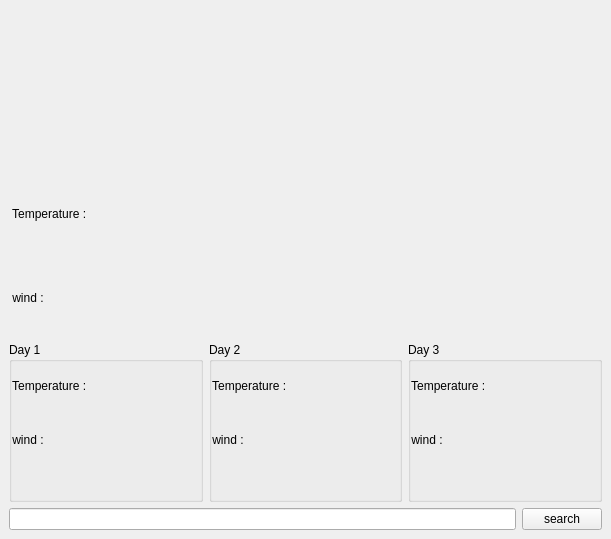
<?xml version="1.0" encoding="UTF-8"?>
<ui version="4.0">
 <class>MainWindow</class>
 <widget class="QMainWindow" name="MainWindow">
  <property name="geometry">
   <rect>
    <x>0</x>
    <y>0</y>
    <width>611</width>
    <height>539</height>
   </rect>
  </property>
  <property name="windowTitle">
   <string>weather</string>
  </property>
  <widget class="QWidget" name="centralwidget">
   <layout class="QVBoxLayout" name="verticalLayout">
    <item>
     <widget class="QLabel" name="label">
      <property name="text">
       <string/>
      </property>
     </widget>
    </item>
    <item>
     <layout class="QGridLayout" name="gridLayout">
      <item row="0" column="0">
       <widget class="QLabel" name="label_2">
        <property name="text">
         <string> Temperature : </string>
        </property>
       </widget>
      </item>
      <item row="0" column="1">
       <widget class="QLabel" name="lable_temp">
        <property name="text">
         <string/>
        </property>
       </widget>
      </item>
      <item row="1" column="0">
       <widget class="QLabel" name="label_3">
        <property name="text">
         <string> wind : </string>
        </property>
       </widget>
      </item>
      <item row="1" column="1">
       <widget class="QLabel" name="lable_wind">
        <property name="text">
         <string/>
        </property>
       </widget>
      </item>
     </layout>
    </item>
    <item>
     <layout class="QHBoxLayout" name="horizontalLayout_2">
      <item>
       <widget class="QGroupBox" name="groupBox">
        <property name="title">
         <string>Day 1</string>
        </property>
        <widget class="QWidget" name="formLayoutWidget_2">
         <property name="geometry">
          <rect>
           <x>0</x>
           <y>20</y>
           <width>261</width>
           <height>101</height>
          </rect>
         </property>
         <layout class="QGridLayout" name="gridLayout_2">
          <item row="0" column="1">
           <widget class="QLabel" name="lable_temp_2">
            <property name="text">
             <string/>
            </property>
           </widget>
          </item>
          <item row="1" column="1">
           <widget class="QLabel" name="lable_wind_2">
            <property name="text">
             <string/>
            </property>
           </widget>
          </item>
          <item row="1" column="0">
           <widget class="QLabel" name="label_5">
            <property name="text">
             <string> wind : </string>
            </property>
           </widget>
          </item>
          <item row="0" column="0">
           <widget class="QLabel" name="label_4">
            <property name="text">
             <string> Temperature : </string>
            </property>
           </widget>
          </item>
         </layout>
        </widget>
       </widget>
      </item>
      <item>
       <widget class="QGroupBox" name="groupBox_2">
        <property name="title">
         <string>Day 2</string>
        </property>
        <widget class="QWidget" name="formLayoutWidget_3">
         <property name="geometry">
          <rect>
           <x>0</x>
           <y>20</y>
           <width>261</width>
           <height>101</height>
          </rect>
         </property>
         <layout class="QGridLayout" name="gridLayout_4">
          <item row="0" column="0">
           <widget class="QLabel" name="label_8">
            <property name="text">
             <string> Temperature : </string>
            </property>
           </widget>
          </item>
          <item row="0" column="1">
           <widget class="QLabel" name="lable_temp_4">
            <property name="text">
             <string/>
            </property>
           </widget>
          </item>
          <item row="1" column="1">
           <widget class="QLabel" name="lable_wind_4">
            <property name="text">
             <string/>
            </property>
           </widget>
          </item>
          <item row="1" column="0">
           <widget class="QLabel" name="label_9">
            <property name="text">
             <string> wind : </string>
            </property>
           </widget>
          </item>
         </layout>
        </widget>
       </widget>
      </item>
      <item>
       <widget class="QGroupBox" name="groupBox_3">
        <property name="title">
         <string>Day 3</string>
        </property>
        <widget class="QWidget" name="formLayoutWidget_4">
         <property name="geometry">
          <rect>
           <x>0</x>
           <y>20</y>
           <width>261</width>
           <height>101</height>
          </rect>
         </property>
         <layout class="QGridLayout" name="gridLayout_5">
          <item row="0" column="0">
           <widget class="QLabel" name="label_10">
            <property name="text">
             <string> Temperature : </string>
            </property>
           </widget>
          </item>
          <item row="0" column="1">
           <widget class="QLabel" name="lable_temp_5">
            <property name="text">
             <string/>
            </property>
           </widget>
          </item>
          <item row="1" column="1">
           <widget class="QLabel" name="lable_wind_5">
            <property name="text">
             <string/>
            </property>
           </widget>
          </item>
          <item row="1" column="0">
           <widget class="QLabel" name="label_11">
            <property name="text">
             <string> wind : </string>
            </property>
           </widget>
          </item>
         </layout>
        </widget>
       </widget>
      </item>
     </layout>
    </item>
    <item>
     <layout class="QHBoxLayout" name="horizontalLayout">
      <item>
       <widget class="QLineEdit" name="lineEdit_1"/>
      </item>
      <item>
       <widget class="QPushButton" name="btn_search">
        <property name="text">
         <string>search</string>
        </property>
        <property name="icon">
         <iconset>
          <normalon>images/arrow-circle-225.png</normalon>
         </iconset>
        </property>
       </widget>
      </item>
     </layout>
    </item>
   </layout>
  </widget>
 </widget>
 <resources/>
 <connections/>
</ui>
